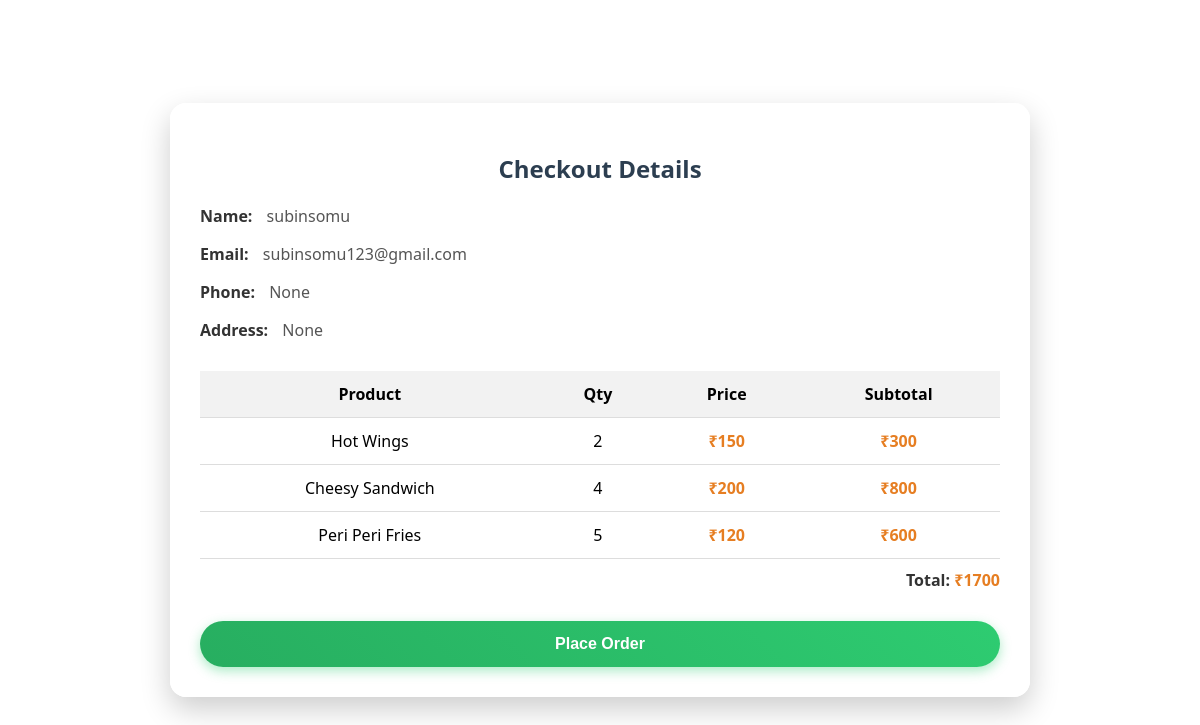
The app's page /checkout/ (signed in) with its own data.
### myapp/models.py (models this page shows, shortened)
class MyUser(AbstractUser):
    phone = models.CharField(max_length=15, null=True, blank=True)
    address=models.TextField(blank=True,null=True)

### myapp1/models.py (models this page shows, shortened)
class FoodItem(models.Model):
    name = models.CharField(max_length=100,blank=True,null=True)
    price = models.IntegerField(max_length=10,blank=True,null=True)
    image = models.ImageField(upload_to='food_images/',blank=True,null=True)
    description = models.TextField(blank=True, null=True)

### myapp/views.py (the view)
# urls.py: path('checkout/', views.checkout, name='checkout'),
def checkout(request):
    user = request.user
    cart_items = Cart.objects.filter(user=user)
    cart_data = []
    total = 0
    for item in cart_items:
        subtotal = item.product.price * item.quantity
        total += subtotal
        cart_data.append({
            'product': item.product,
            'quantity': item.quantity,
            'subtotal': subtotal
        })
    discount = request.session.get('discount', 0)
    final_total = total - discount
    context = {
        'user': user,
        'cart_items': cart_data,
        'total': final_total,
        'discount': discount
    }
    return render(request, 'checkout.html', context)

### myapp/templates/checkout.html (shortened to what this page needs)
<!DOCTYPE html>
<html lang="en">
<head>
</head>
<body>
  <div class="checkout-container">
    <h2>Checkout Details</h2>
    <div class="user-info">
      <p><span class="info-label">Name:</span> <span class="info-value">{{ user.username }} </span></p>
      <p><span class="info-label">Email:</span> <span class="info-value">{{ user.email }}</span></p>
      <p><span class="info-label">Phone:</span> <span class="info-value">{{ user.phone }}</span></p>
      <p><span class="info-label">Address:</span> <span class="info-value">{{ user.address }}</span></p>
    </div>
    <div class="cart-summary">
      <table>
        <thead>
          <tr>
            <th>Product</th>
            <th>Qty</th>
            <th>Price</th>
            <th>Subtotal</th>
          </tr>
        </thead>
        <tbody>
          {% for item in cart_items %}
          <tr>
            <td>{{ item.product.name }}</td>
            <td>{{ item.quantity }}</td>
            <td class="price">₹{{ item.product.price }}</td>
            <td class="price">₹{{ item.subtotal }}</td>
          </tr>
          {% endfor %}
        </tbody>
      </table>
      <div style="text-align:right; margin-top: 10px;">
        <span class="info-label">Total:</span>
        <span class="price">₹{{ total }}</span>
      </div>
    </div>
    <form method="post" action="#">
      <button type="submit" class="place-order-btn">Place Order</button>
    </form>
  </div>
</body>
</html>

### myapp/templates/checkout.html (style rules this page uses)
body { margin: 0; padding: 0; font-family: 'Segoe UI', sans-serif; background: url('https://images.unsplash.com/photo-1604152135912-04a022e2366c') no-repeat center center fixed; background-size: cover; display: flex; justify-content: center; align-items: center; min-height: 100vh; }
.checkout-container { background: rgba(255, 255, 255, 0.96); border-radius: 16px; padding: 30px; width: 90%; max-width: 800px; box-shadow: 0 12px 30px rgba(0, 0, 0, 0.2); }
h2 { text-align: center; margin-bottom: 20px; color: #2c3e50; }
.user-info, .cart-summary { margin-bottom: 30px; }
.info-label { font-weight: bold; color: #333; }
.info-value { margin-left: 10px; color: #555; }
table { width: 100%; border-collapse: collapse; }
th, td { padding: 12px; text-align: center; border-bottom: 1px solid #ddd; }
th { background-color: #f2f2f2; }
.price { font-weight: bold; color: #e67e22; }
.place-order-btn { display: block; width: 100%; padding: 14px; font-size: 16px; background: linear-gradient(45deg, #27ae60, #2ecc71); border: none; border-radius: 30px; color: white; font-weight: bold; cursor: pointer; transition: background 0.3s ease; box-shadow: 0 4px 12px rgba(46, 204, 113, 0.4); }

### records on screen
MyUser: username "subinsomu", email "subinsomu123@gmail.com", phone "None", address "None"
FoodItem: product.name "Hot Wings", quantity "2", product.price "150", subtotal "300"
FoodItem: product.name "Cheesy Sandwich", quantity "4", product.price "200", subtotal "800"
FoodItem: product.name "Peri Peri Fries", quantity "5", product.price "120", subtotal "600"

### other values on screen
{{ total }} "1700"
